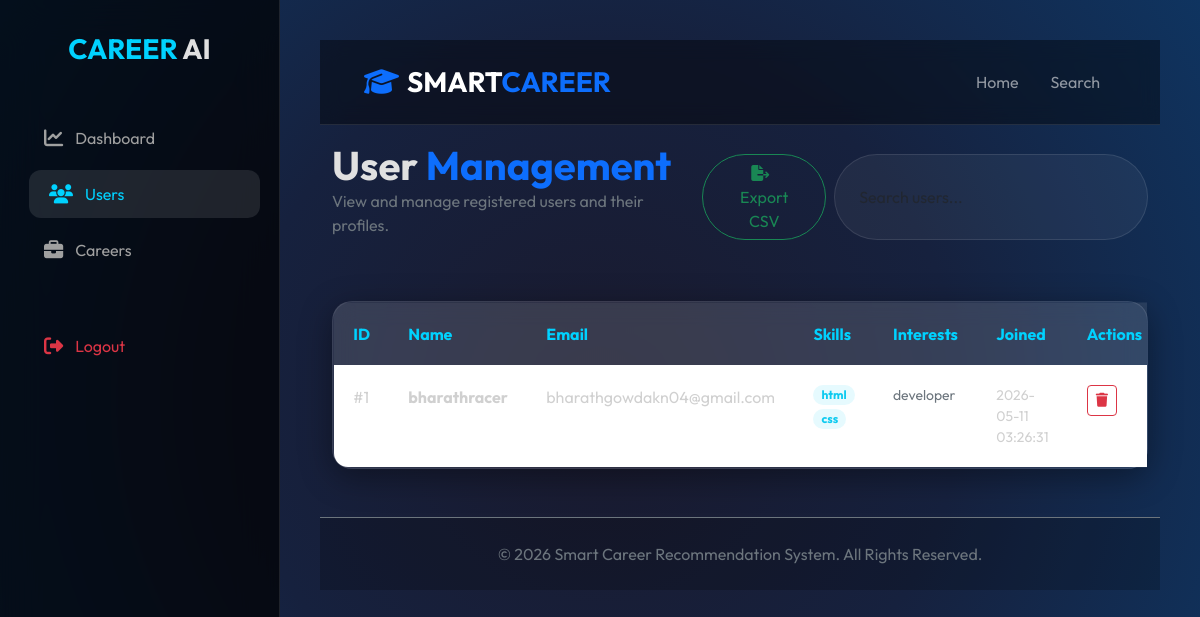
/admin/users (signed in), run on an earlier commit of the app's database.
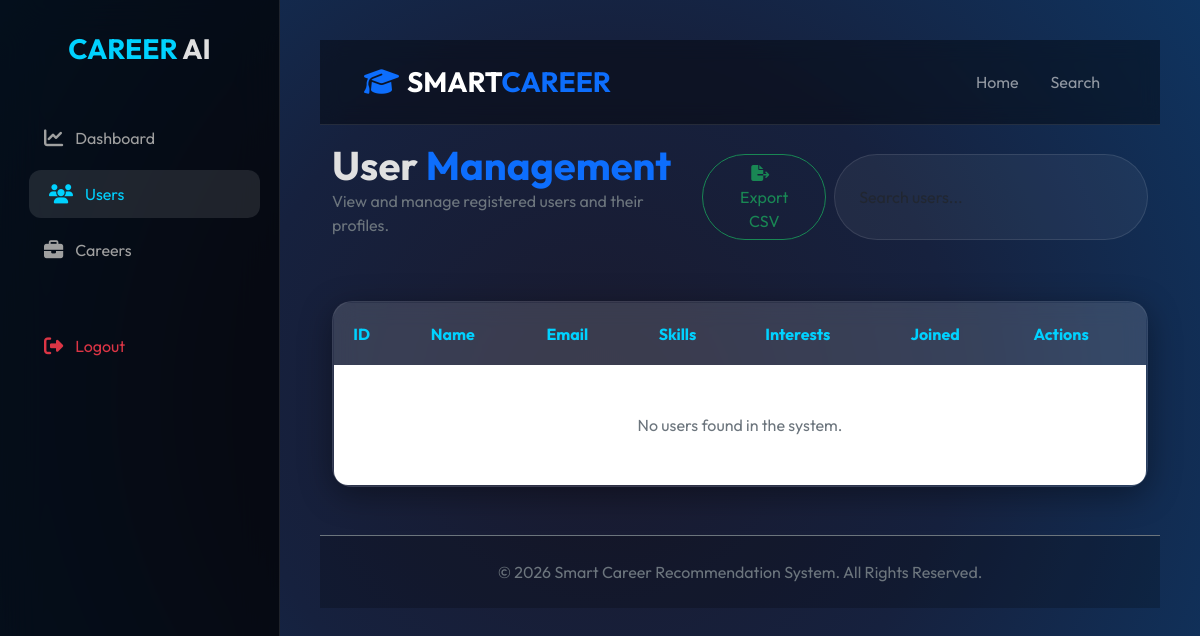
And on a later commit of the database.
### tables this page shows
CREATE TABLE users (
        user_id INTEGER PRIMARY KEY AUTOINCREMENT,
        name TEXT NOT NULL,
        email TEXT NOT NULL UNIQUE,
        password TEXT NOT NULL,
        interests TEXT,
        created_at TIMESTAMP DEFAULT CURRENT_TIMESTAMP
    );

CREATE TABLE user_skills (
        skill_id INTEGER PRIMARY KEY AUTOINCREMENT,
        user_id INTEGER,
        skill_name TEXT NOT NULL,
        FOREIGN KEY (user_id) REFERENCES users(user_id) ON DELETE CASCADE
    );

### app.py (the view)
@app.route('/admin/users')
def manage_users():
    if not session.get('admin_logged_in'): return redirect(url_for('admin_login'))
    users = execute_query("SELECT * FROM users", fetch=True)
    final_users = []
    for u in users:
        u_dict = dict(u)
        skills = execute_query("SELECT skill_name FROM user_skills WHERE user_id = ?", (u['user_id'],), fetch=True)
        u_dict['skills'] = ", ".join([s['skill_name'] for s in skills])
        u_dict['id'] = u['user_id'] # Match template ID
        final_users.append(u_dict)
    return render_template('admin/users.html', users=final_users)

### app.py (called while the page is built)
@app.context_processor
def inject_now():
    from datetime import datetime
    return {'now': datetime.utcnow()}

### database.py (called while the page is built)
def get_db_connection():
    conn = sqlite3.connect(DB_PATH)
    conn.row_factory = sqlite3.Row
    return conn

def execute_query(query, params=None, fetch=False):
    conn = get_db_connection()
    cursor = conn.cursor()
    try:
        if params:
            cursor.execute(query, params)
        else:
            cursor.execute(query)
        if fetch:
            result = [dict(row) for row in cursor.fetchall()]
        else:
            conn.commit()
            result = cursor.lastrowid
        return result
    except Exception as e:
        print(f"Database Error: {e}")
        return [] if fetch else None
    finally:
        conn.close()

### templates/admin/users.html (shortened to what this page needs)
{% extends "layout.html" %}
{% block content %}
<div class="container-fluid">
    <div class="d-flex justify-content-between align-items-center mb-5 animate-up">
        <div>
            <h1 class="fw-bold mb-0">User <span class="text-primary">Management</span></h1>
            <p class="text-secondary">View and manage registered users and their profiles.</p>
        </div>
        <div class="d-flex gap-2">
            <a href="{{ url_for('export_users') }}" class="btn btn-outline-success rounded-pill px-4">
                <i class="fas fa-file-export me-2"></i> Export CSV
            </a>
            <input type="text" id="userSearch" class="form-control rounded-pill px-4" placeholder="Search users...">
        </div>
    </div>
    <div class="glass animate-up">
        <div class="table-responsive">
            <table class="table table-custom mb-0" id="userTable">
                <thead>
                    <tr>
                        <th>ID</th>
                        <th>Name</th>
                        <th>Email</th>
                        <th>Skills</th>
                        <th>Interests</th>
                        <th>Joined</th>
                        <th>Actions</th>
                    </tr>
                </thead>
                <tbody>
                    {% for user in users %}
                    <tr>
                        <td>#{{ user.id }}</td>
                        <td class="fw-bold">{{ user.name }}</td>
                        <td>{{ user.email }}</td>
                        <td>
                            <div class="d-flex flex-wrap gap-1">
                                {% for skill in user.skills.split(',')[:2] %}
                                <span class="badge bg-info bg-opacity-10 text-info small p-1 px-2 rounded-pill">{{ skill.strip() }}</span>
                                {% endfor %}
                            </div>
                        </td>
                        <td class="text-secondary small">{{ user.interests }}</td>
                        <td class="small">{{ user.created_at }}</td>
                        <td>
                            <a href="{{ url_for('delete_user', user_id=user.id) }}" class="btn btn-sm btn-outline-danger" onclick="return confirm('Delete this user? All recommendations will be lost.')">
                                <i class="fas fa-trash"></i>
                            </a>
                        </td>
                    </tr>
                    {% else %}
                    <tr>
                        <td colspan="7" class="text-center py-5 text-secondary">No users found in the system.</td>
                    </tr>
                    {% endfor %}
                </tbody>
            </table>
        </div>
    </div>
</div>
{% endblock %}

### templates/layout.html (shortened to what this page needs)
<!DOCTYPE html>
<html lang="en">
<head>
    <link href="https://cdn.jsdelivr.net/npm/bootstrap@5.3.0/dist/css/bootstrap.min.css" rel="stylesheet">
    <link rel="stylesheet" href="https://cdnjs.cloudflare.com/ajax/libs/font-awesome/6.4.0/css/all.min.css">
    <link rel="stylesheet" href="{{ url_for('static', filename='css/style.css') }}">
</head>
<body>
    {% if session.get('admin_logged_in') %}
    <div class="sidebar">
        <div class="mb-5 text-center">
            <h3 class="fw-bold"><span style="color: var(--primary);">CAREER</span> AI</h3>
        </div>
        <nav class="sidebar-nav">
            <a href="{{ url_for('admin_dashboard') }}" class="nav-link {{ 'active' if request.endpoint == 'admin_dashboard' }}">
                <i class="fas fa-chart-line"></i> Dashboard
            </a>
            <a href="{{ url_for('manage_users') }}" class="nav-link {{ 'active' if request.endpoint == 'manage_users' }}">
                <i class="fas fa-users"></i> Users
            </a>
            <a href="{{ url_for('manage_careers') }}" class="nav-link {{ 'active' if request.endpoint == 'manage_careers' }}">
                <i class="fas fa-briefcase"></i> Careers
            </a>
            <a href="{{ url_for('logout') }}" class="nav-link mt-5 text-danger">
                <i class="fas fa-sign-out-alt"></i> Logout
            </a>
        </nav>
    </div>
    {% endif %}
    <div class="{{ 'main-content' if session.get('admin_logged_in') else '' }}">
        <nav class="navbar navbar-expand-lg navbar-dark sticky-top">
            <div class="container">
                <a class="navbar-brand fw-bold fs-3" href="{{ url_for('index') }}">
                    <i class="fas fa-graduation-cap text-primary me-2"></i>SMART<span class="text-primary">CAREER</span>
                </a>
                <div class="collapse navbar-collapse" id="navbarNav">
                    <ul class="navbar-nav ms-auto align-items-center">
                        <li class="nav-item"><a class="nav-link mx-2" href="{{ url_for('index') }}">Home</a></li>
                        <li class="nav-item"><a class="nav-link mx-2" href="{{ url_for('search') }}">Search</a></li>
                    </ul>
                </div>
            </div>
        </nav>
        {% block content %}{% endblock %}
        <footer class="mt-5 py-4 border-top border-secondary text-center" style="background: rgba(0,0,0,0.2);">
            <div class="container">
                <p class="mb-0 text-secondary">&copy; {{ now.year }} Smart Career Recommendation System. All Rights Reserved.</p>
            </div>
        </footer>
    </div>
</body>
</html>

### static/css/style.css (style rules this page uses)
:root { --bg-color: #050505; --card-bg: rgba(255, 255, 255, 0.05); --primary: #00d2ff; --secondary: #9d50bb; --text-color: #e0e0e0; --accent: #3a1c71; --glass-border: rgba(255, 255, 255, 0.1); --neon-blue: #00f2ff; --neon-purple: #bc13fe; }
body { font-family: 'Outfit', sans-serif; background: radial-gradient(circle at 50% 50%, #1a1a2e 0%, #16213e 50%, #0f3460 100%); background-attachment: fixed; color: var(--text-color); min-height: 100vh; margin: 0; overflow-x: hidden; }
.glass { background: var(--card-bg); backdrop-filter: blur(12px); -webkit-backdrop-filter: blur(12px); border: 1px solid var(--glass-border); border-radius: 20px; box-shadow: 0 8px 32px 0 rgba(0, 0, 0, 0.37); }
.navbar { background: rgba(0, 0, 0, 0.4); backdrop-filter: blur(10px); border-bottom: 1px solid var(--glass-border); padding: 1rem 2rem; }
.sidebar { height: 100vh; width: 280px; position: fixed; top: 0; left: 0; background: rgba(0, 0, 0, 0.7); backdrop-filter: blur(20px); border-right: 1px solid var(--glass-border); padding: 2rem 1.5rem; z-index: 1000; transition: all 0.4s cubic-bezier(0.4, 0, 0.2, 1); }
.sidebar-nav .nav-link { color: #a0a0a0; padding: 12px 20px; border-radius: 12px; margin-bottom: 8px; display: flex; align-items: center; gap: 12px; transition: all 0.3s; }
.sidebar-nav .nav-link:hover, .sidebar-nav .nav-link.active { background: rgba(255, 255, 255, 0.1); color: var(--primary); transform: translateX(5px); }
.sidebar-nav .nav-link i { font-size: 1.2rem; }
.main-content { margin-left: 280px; padding: 2.5rem; transition: all 0.4s; }
.form-control { background: rgba(255, 255, 255, 0.05); border: 1px solid var(--glass-border); color: white; border-radius: 12px; padding: 14px; }
.table-custom { background: var(--card-bg); border-radius: 15px; overflow: hidden; border: 1px solid var(--glass-border); }
.table-custom th { background: rgba(255, 255, 255, 0.05); color: var(--primary); padding: 1.2rem; border: none; }
.table-custom td { padding: 1.2rem; border-bottom: 1px solid var(--glass-border); color: #d0d0d0; }
.animate-up { animation: fadeInUp 0.8s cubic-bezier(0.4, 0, 0.2, 1) forwards; }

What changed in the data, as far as the page shows it:
removed users: id "1", name "bharathracer", email "bharathgowdakn04@gmail.com", interests "developer", created_at "2026-05-11 03:26:31"
removed user_skills: strip "html"
removed user_skills: strip "css"
Also different on the page:
text now shown: "No users found in the system."
